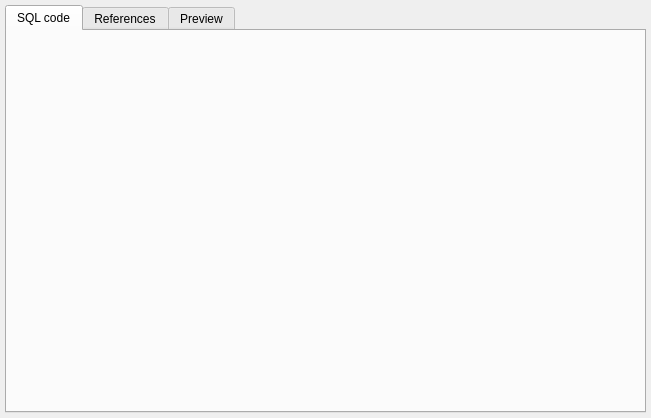
<?xml version="1.0" encoding="UTF-8"?>
<ui version="4.0">
 <class>GenericSQLWidget</class>
 <widget class="QWidget" name="GenericSQLWidget">
  <property name="geometry">
   <rect>
    <x>0</x>
    <y>0</y>
    <width>651</width>
    <height>418</height>
   </rect>
  </property>
  <property name="windowTitle">
   <string/>
  </property>
  <layout class="QGridLayout" name="genericsql_grid">
   <property name="leftMargin">
    <number>5</number>
   </property>
   <property name="topMargin">
    <number>5</number>
   </property>
   <property name="rightMargin">
    <number>5</number>
   </property>
   <property name="bottomMargin">
    <number>5</number>
   </property>
   <item row="0" column="0">
    <widget class="QTabWidget" name="attribs_tbw">
     <property name="currentIndex">
      <number>0</number>
     </property>
     <widget class="QWidget" name="tab">
      <attribute name="title">
       <string>SQL code</string>
      </attribute>
     </widget>
     <widget class="QWidget" name="tab_2">
      <attribute name="title">
       <string>References</string>
      </attribute>
      <layout class="QGridLayout" name="references_grid">
       <property name="leftMargin">
        <number>5</number>
       </property>
       <property name="topMargin">
        <number>5</number>
       </property>
       <property name="rightMargin">
        <number>5</number>
       </property>
       <property name="bottomMargin">
        <number>5</number>
       </property>
       <item row="0" column="0">
        <layout class="QHBoxLayout" name="horizontalLayout_2">
         <item>
          <widget class="QLabel" name="object_lbl">
           <property name="text">
            <string>Object:</string>
           </property>
          </widget>
         </item>
         <item>
          <widget class="QLabel" name="sel_obj_icon_lbl">
           <property name="sizePolicy">
            <sizepolicy hsizetype="Fixed" vsizetype="Preferred">
             <horstretch>0</horstretch>
             <verstretch>0</verstretch>
            </sizepolicy>
           </property>
           <property name="minimumSize">
            <size>
             <width>32</width>
             <height>32</height>
            </size>
           </property>
           <property name="maximumSize">
            <size>
             <width>32</width>
             <height>32</height>
            </size>
           </property>
           <property name="frameShape">
            <enum>QFrame::NoFrame</enum>
           </property>
           <property name="frameShadow">
            <enum>QFrame::Plain</enum>
           </property>
           <property name="text">
            <string/>
           </property>
           <property name="scaledContents">
            <bool>false</bool>
           </property>
           <property name="alignment">
            <set>Qt::AlignCenter</set>
           </property>
          </widget>
         </item>
        </layout>
       </item>
       <item row="1" column="0">
        <widget class="QLabel" name="ref_name_lbl">
         <property name="text">
          <string>Ref. name:</string>
         </property>
        </widget>
       </item>
       <item row="1" column="1">
        <layout class="QHBoxLayout" name="horizontalLayout">
         <item>
          <widget class="QLineEdit" name="ref_name_edt">
           <property name="toolTip">
            <string>&lt;p&gt;The name of the reference to an object. All occurences of the reference enclosed by &lt;strong&gt;{}&lt;/strong&gt; are replaced by the referenced object's name or signature in the generic SQL object's code.&lt;/p&gt;</string>
           </property>
           <property name="statusTip">
            <string/>
           </property>
          </widget>
         </item>
         <item>
          <widget class="QCheckBox" name="use_signature_chk">
           <property name="toolTip">
            <string>&lt;p&gt;Use the referenced object's signature instead of its name. For some objects like functions, casts, operators and some others the signature will include parameters types and some other information.&lt;/p&gt;</string>
           </property>
           <property name="statusTip">
            <string/>
           </property>
           <property name="text">
            <string>Use signature</string>
           </property>
          </widget>
         </item>
         <item>
          <widget class="QCheckBox" name="format_name_chk">
           <property name="toolTip">
            <string>&lt;p&gt;The referenced object's name or signature will be automatically quoted when special characters are found. Additionally, for schema qualified objects, the name of the parent schema is prepended to the referenced object's name or signature. This will avoid common SQL syntax errors or loss of semantics.&lt;/p&gt;</string>
           </property>
           <property name="statusTip">
            <string/>
           </property>
           <property name="text">
            <string>Format name</string>
           </property>
          </widget>
         </item>
        </layout>
       </item>
      </layout>
     </widget>
     <widget class="QWidget" name="tab_3">
      <attribute name="title">
       <string>Preview</string>
      </attribute>
     </widget>
    </widget>
   </item>
  </layout>
 </widget>
 <resources/>
 <connections/>
</ui>
